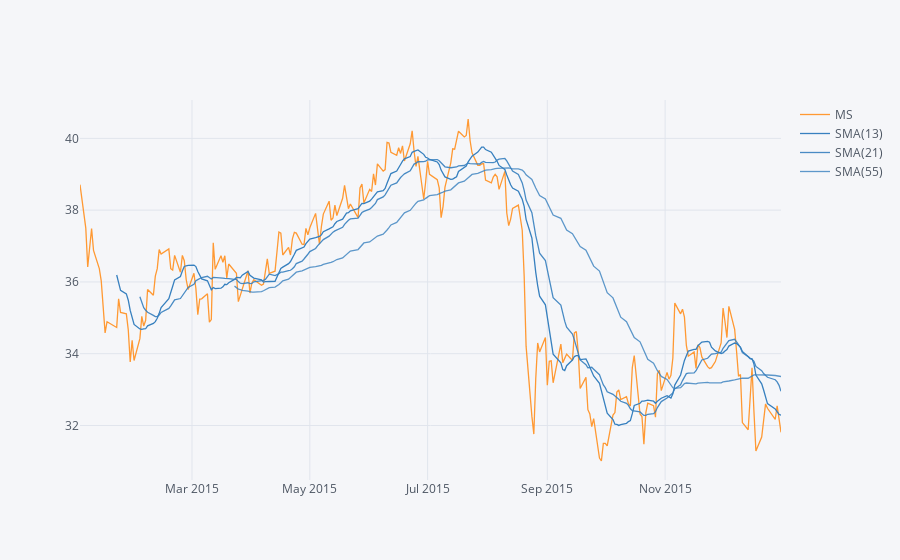

Source (notebook cell):
### Markdown cell above
**Use .ta_plot(study='sma') to create a Simple Moving Averages plot of Morgan Stanley for the year 2015.**

### Code cell
MS['Close'].loc['2015-01-01':'2016-01-01'].ta_plot(study='sma', periods=[13,21,55])

### Figure 1 — Plotly figure (JSON) as saved in the notebook; plotly's stock layout.template omitted (floating-point values rounded to 4 significant figures; data arrays with more than 128 entries replaced by an {"elided": "..."} marker saying what was removed)
{"data": [{"line": {"color": "rgba(255, 153, 51, 1.0)", "dash": "solid", "shape": "linear", "width": 1.3}, "mode": "lines", "name": "MS", "text": "", "type": "scatter", "x": {"elided": "252 str values"}, "y": {"elided": "252 float values"}}, {"line": {"color": "rgba(55, 128, 191, 1.0)", "dash": "solid", "shape": "linear", "width": 1.3}, "mode": "lines", "name": "SMA(13)", "text": "", "type": "scatter", "x": {"elided": "252 str values"}, "y": {"elided": "252 mixed values"}}, {"line": {"color": "rgba(55, 128, 191, 0.8999999999999999)", "dash": "solid", "shape": "linear", "width": 1.3}, "mode": "lines", "name": "SMA(21)", "text": "", "type": "scatter", "x": {"elided": "252 str values"}, "y": {"elided": "252 mixed values"}}, {"line": {"color": "rgba(55, 128, 191, 0.7999999999999998)", "dash": "solid", "shape": "linear", "width": 1.3}, "mode": "lines", "name": "SMA(55)", "text": "", "type": "scatter", "x": {"elided": "252 str values"}, "y": {"elided": "252 mixed values"}}], "layout": {"autosize": true, "legend": {"bgcolor": "#F5F6F9", "font": {"color": "#4D5663"}}, "paper_bgcolor": "#F5F6F9", "plot_bgcolor": "#F5F6F9", "title": {"font": {"color": "#4D5663"}}, "xaxis": {"autorange": true, "gridcolor": "#E1E5ED", "range": ["2015-01-02", "2015-12-31"], "showgrid": true, "tickfont": {"color": "#4D5663"}, "title": {"font": {"color": "#4D5663"}, "text": ""}, "type": "date", "zerolinecolor": "#E1E5ED"}, "yaxis": {"autorange": true, "gridcolor": "#E1E5ED", "range": [30.48, 41.07], "showgrid": true, "tickfont": {"color": "#4D5663"}, "title": {"font": {"color": "#4D5663"}, "text": ""}, "type": "linear", "zerolinecolor": "#E1E5ED"}}}
